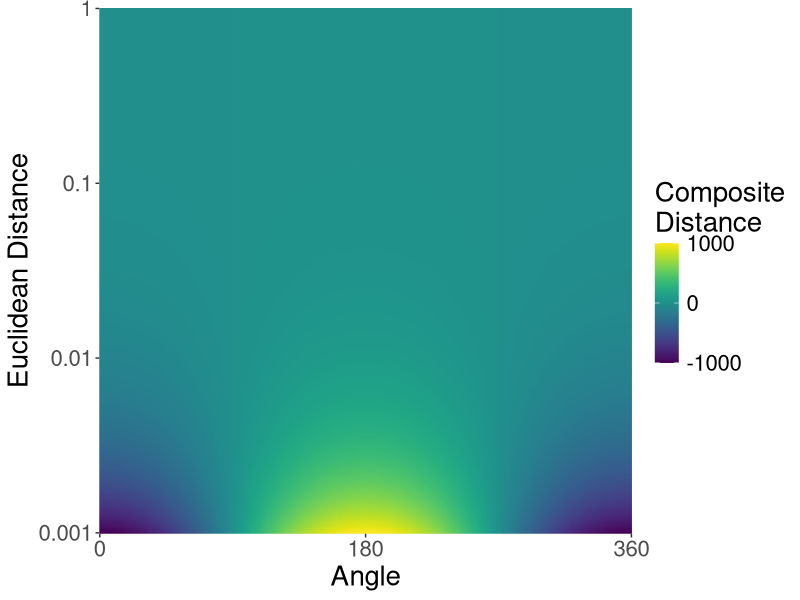
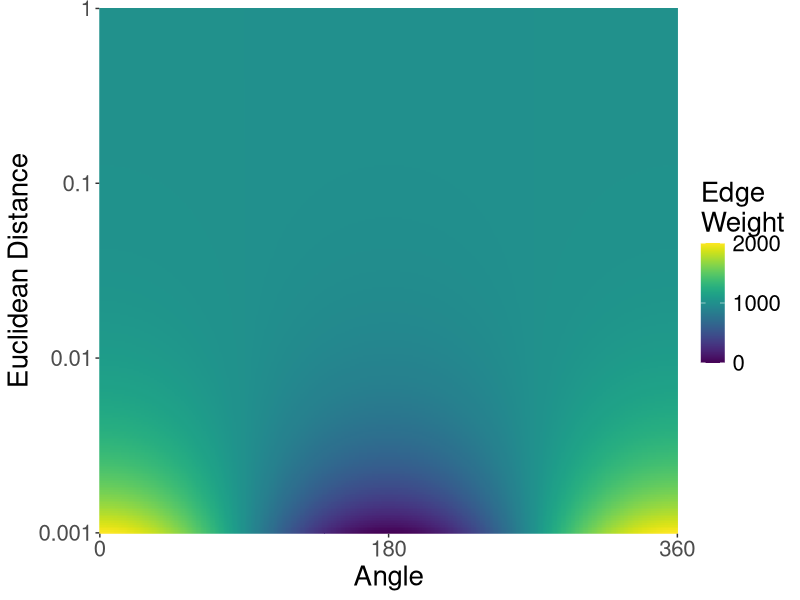
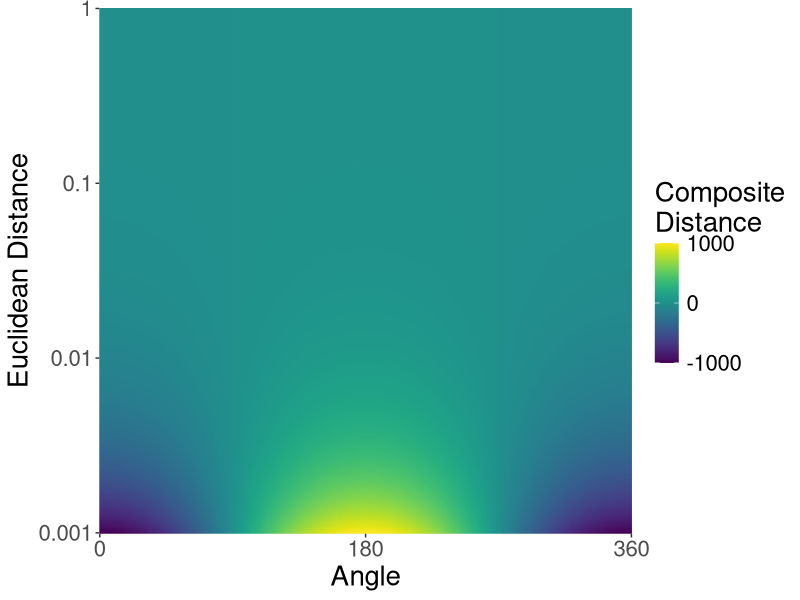
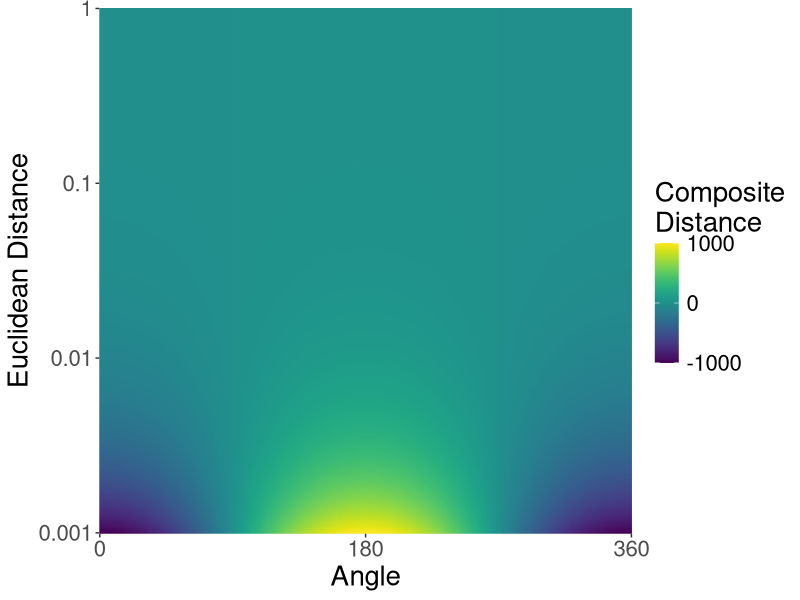
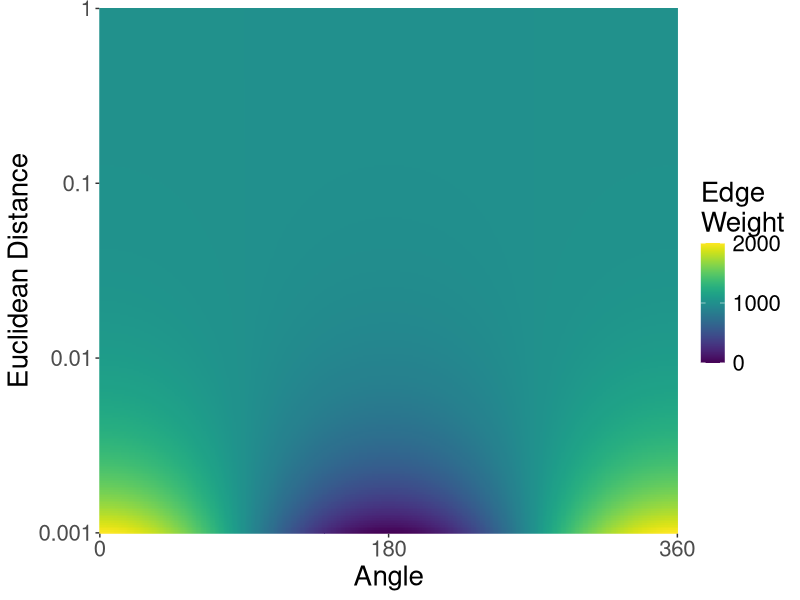
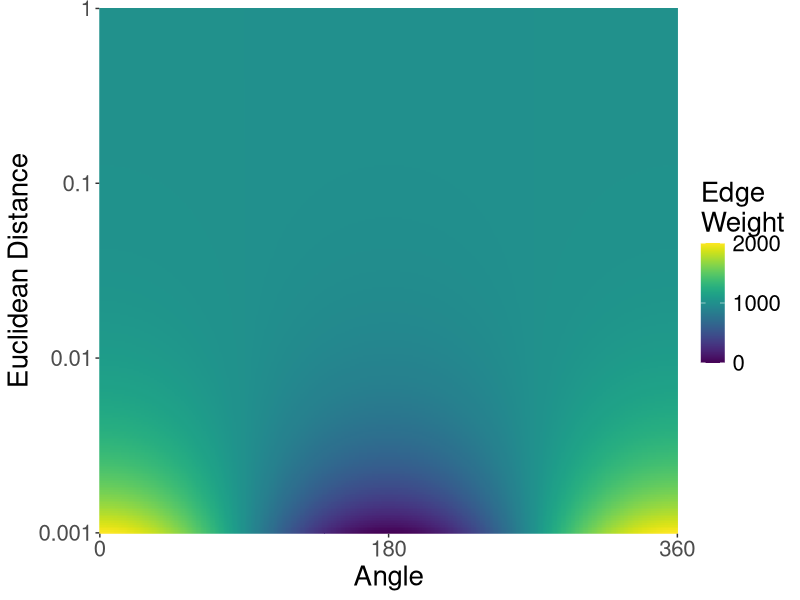

Reproduce these figures in R, in order.
### composite distance heatmap 
setwd("/Users/lylaatta/Documents/GitHub/veloviz/graphViz/figures")
library(ggplot2)
library(reshape2)
library(viridis)


#### Calculate composite distance for range of angles and euclidean distances
logd = seq(-3,0,0.01)
d = 10^logd #euclidean distance bw neighbor and projected state
a = as.numeric(formatC(seq(0,2*pi,((2*pi)/500)),digits = 3)) #angle bw velocity vector and 
negsim = -1*cos(a)
inveuc = 1/d
pwiseCDs = sapply(inveuc,function(x) x*negsim) #composite distance col=dist, row=angle 

#### Make heatmap of composite dist 
#melt for ggplot
colnames(pwiseCDs) = as.character(d)
rownames(pwiseCDs) = as.character(a)
cdLong = melt(pwiseCDs)
colnames(cdLong) = c("Angle","Distance","CD")
cdLong$Angle = as.character(cdLong$Angle)
cdLong$Distance = as.character(cdLong$Distance)
#plot heatmap
hm = ggplot(cdLong, aes(x=Angle, y=Distance, fill=CD)) + geom_tile() + labs(x="Angle",y="Euclidean Distance",fill = "Composite\nDistance") + 
  scale_fill_viridis(limits = c(-1000,1000), breaks = c(-1000,0,1000)) +
  scale_y_discrete(expand=c(0,0), breaks = c(0.001,0.01,0.1,1,10,100)) + 
  scale_x_discrete(expand=c(0,0), breaks = c(0,3.14,6.28), labels = c("0","180","360")) +
  theme(text = element_text(size = 20))
hm
ggsave(file = "heatmap.svg", plot = hm, width = 8, height = 6)
ggsave(file = "heatmap.png", plot = hm, width = 8, height = 6)


#### Make heatmap of edge weights 
ewLong = cdLong
ewLong$CD = max(ewLong$CD) - ewLong$CD
colnames(ewLong) = c("Angle","Distance","EW")
hm2 = ggplot(ewLong, aes(x=Angle, y=Distance, fill=EW)) + geom_tile() + labs(x="Angle",y="Euclidean Distance",fill = "Edge\nWeight") + 
  scale_fill_viridis(limits = c(0,2000), breaks = c(0,1000,2000)) +
  scale_y_discrete(expand=c(0,0), breaks = c(0.001,0.01,0.1,1,10,100)) + 
  scale_x_discrete(expand=c(0,0), breaks = c(0,3.14,6.28), labels = c("0","180","360")) +
  theme(text = element_text(size = 20))
hm2
ggsave(file = "heatmap_ew.svg", plot = hm2, width = 8, height = 6)
ggsave(file = "heatmap_ew.png", plot = hm2, width = 8, height = 6)




#plot(c(1:length(cdLong$Distance)),as.numeric(cdLong$Distance),log="y")


